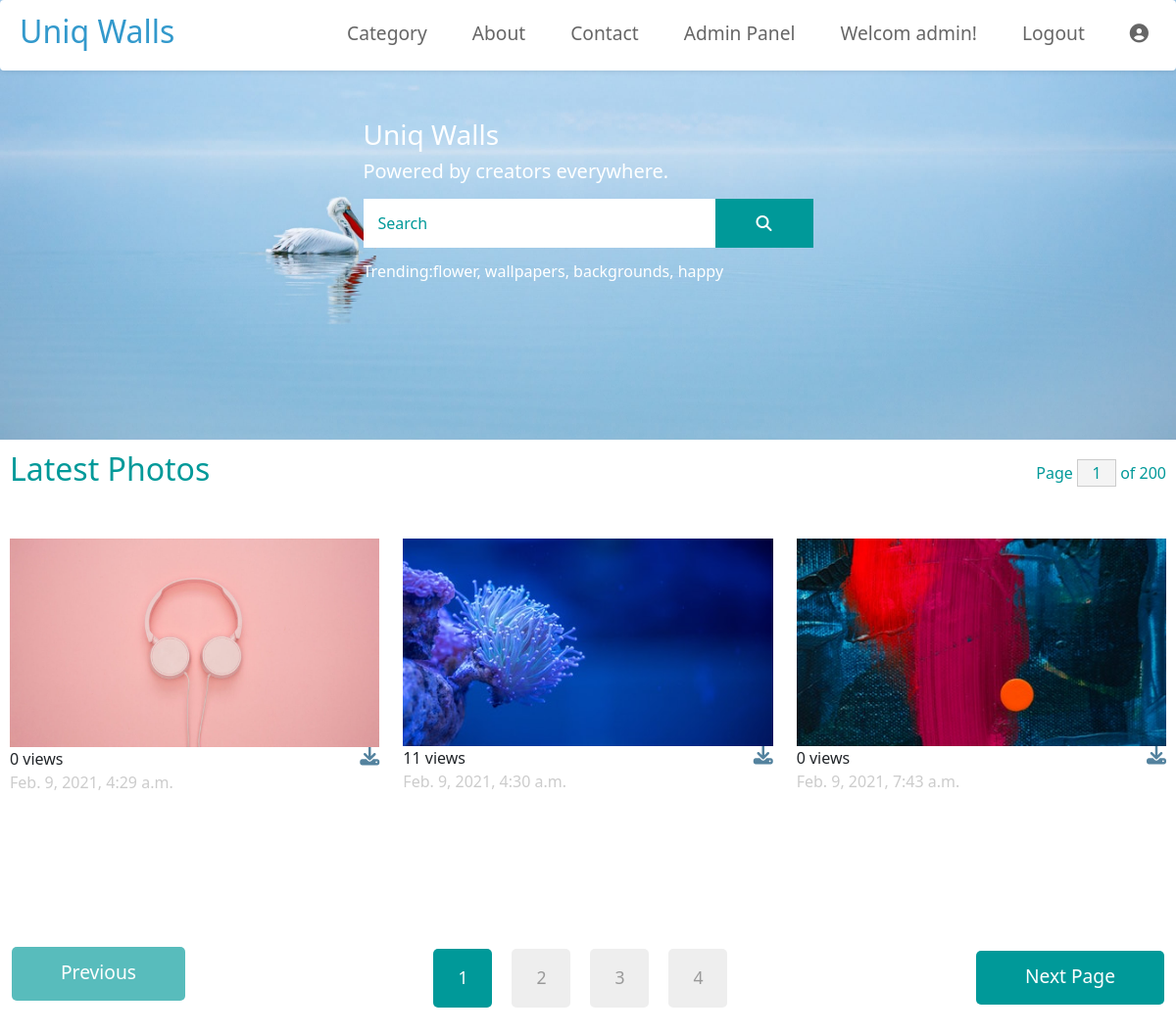
The app's page / (signed in) with its own data.
### UniqApp/models.py (models this page shows, shortened)
class Image(models.Model):
    image = models.ImageField(upload_to='dynamic_img')
    title = models.CharField(max_length=100)
    category = models.ForeignKey(Category, on_delete=models.CASCADE)
    date = models.DateTimeField(auto_now_add=True)
    view_count = models.PositiveIntegerField(default=0)

### UniqApp/views.py (the view)
# urls.py: path('', HomeView.as_view(), name="home"),
class HomeView(TemplateView):
    template_name = 'index.html'
    def get_context_data(self, **kwargs):
        context = super().get_context_data(**kwargs)
        context["images"] = Image.objects.all()
        return context

### templates/index.html (shortened to what this page needs)
{% extends 'base.html' %}
{% load static %}
{% block photos %}
<div class="tm-hero d-flex justify-content-center align-items-center" id="serch-div" data-parallax="scroll" id="banner">
    <form class="d-flex tm-search-form" id="search-form">
        <input class="form-control tm-search-input" type="search" placeholder="Search" aria-label="Search">
        <button class="btn btn-outline-info tm-search-btn" type="submit">
            <i class="fas fa-search"></i>
        </button>
        <h3 id="uniq-name">Uniq Walls</h3><br>
        <h5 id="motto">Powered by creators everywhere.</h5>
        <p id="trending">Trending:flower, wallpapers, backgrounds, happy</p>
    </form>
</div>
<div class="row mb-4" id="img-div">
    <h2 class="col-6 tm-text-primary">
        Latest Photos
    </h2>
    <div class="col-6 d-flex justify-content-end align-items-center">
        <form action="" class="tm-text-primary">
            Page <input type="text" value="1" size="1" class="tm-input-paging tm-text-primary"> of 200
        </form>
    </div>
</div>
<div class="row tm-mb-90 tm-gallery" id="img-div">
    {% for img in images %}
        <div class="col-xl-4 col-lg-4 col-md-6 col-sm-6 col-12 mb-5">
            <img src="{{ img.image.url }}" alt="Image" class="img-fluid">
            <a href="{% get_media_prefix %}{{ img.image }}" download="{{ img.title }}.jpg">
                <i style="float: right;" class="fas fa-download fa-lg mt-2"></i>
            </a>
            <span>{{ img.view_count }} views</span><br>
            <span class="tm-text-gray-light">{{ img.date }}</span>
        </div>
    {% endfor %}
</div>
<div class="container-fluid tm-container-content tm-mt-60">
        <div class="row tm-mb-90">
            <div class="col-12 d-flex justify-content-between align-items-center tm-paging-col">
                <a href="javascript:void(0);" class="btn btn-primary tm-btn-prev mb-2 disabled">Previous</a>
                <div class="tm-paging d-flex">
                    <a href="javascript:void(0);" class="active tm-paging-link">1</a>
                    <a href="javascript:void(0);" class="tm-paging-link">2</a>
                    <a href="javascript:void(0);" class="tm-paging-link">3</a>
                    <a href="javascript:void(0);" class="tm-paging-link">4</a>
                </div>
                <a href="javascript:void(0);" class="btn btn-primary tm-btn-next">Next Page</a>
            </div>
        </div>
    </div>
{% endblock %}

### templates/base.html (shortened to what this page needs)
<!DOCTYPE html>
{% load static %}
<html lang="en">
<head>
    <link rel="stylesheet" href="{% static 'css/bootstrap.min.css' %}">
    <link rel="stylesheet" href="{% static 'fontawesome/css/all.min.css' %}">
    <link rel="stylesheet" href="{% static 'css/templatemo-style.css' %}">
    <link rel="stylesheet" href="{% static 'https://use.fontawesome.com/releases/v5.7.0/css/all.css' %}">
</head>
<body>
    <nav class="navbar navbar-expand-lg shadow-sm p-2 mb-5 rounded" id="navbar">
        <div class="container-fluid">
            <a class="navbar-brand" href="{% url 'home' %}">
                <h2>Uniq Walls</h2>
            </a>
            <div class="collapse navbar-collapse" id="navbarSupportedContent">
                <ul class="navbar-nav ml-auto mb-2 mb-lg-0">
                    <li class="nav-item">
                        <a class="nav-link nav-link-1" aria-current="page" href="{% url 'category' %}">Category</a>
                    </li>
                    <li class="nav-item">
                        <a class="nav-link nav-link-3" href="{% url 'about' %}">About</a>
                    </li>
                    <li class="nav-item">
                        <a class="nav-link nav-link-4" href="{% url 'contact' %}">Contact</a>
                    </li>
                    <li class="nav-item">
                        <a class="nav-link nav-link-2" href="{% url 'adminpage' %}">Admin Panel</a>
                    </li>
                    {% if user.is_authenticated %}
                    <li class="nav-item">
                        <a class="nav-link nav-link-" href="">Welcom {{user}}!</a>
                    </li>
                    <li class="nav-item">
                        <a class="nav-link nav-link-4" href="{% url 'logout' %}">Logout</a>
                    </li>
                    <li class="nav-item">
                        <a class="nav-link nav-link-4" href="{% url 'accountsprofile' %}"><i class="fas fa-user-circle"></i></a>
                    </li>
                    {% else %}
                    <li class="nav-item">
                        <a class="nav-link nav-link-" href="{% url 'login' %}"><button type="button" class="btn btn-info rounded-pill text-light">Signin</button></a>
                    </li>
                    {% endif %}
                </ul>
            </div>
        </div>
    </nav>
    {% block photos %}
    {% endblock %}
</body>
</html>

### templates/assets/css/templatemo-style.css (style rules this page uses)
p { line-height: 1.8; }
a { text-decoration: none; transition: all 0.3s ease; }
.container-fluid { max-width: 1770px; }
.btn { border-radius: 0; }
.btn-primary { background-color: #009999; border: 0; border-radius: 5px; padding: 12px 50px 14px; font-size: 1.2rem; }
.btn-primary.disabled, .btn-primary:disabled { background-color: #009999; pointer-events: all; cursor: not-allowed; }
.form-control { padding: 10px 20px; width: 100%; height: auto; }
.navbar-brand { color: #3399CC; font-size: 1.6rem; }
.tm-hero { min-height: 200px; background: transparent; }
.tm-mt-60 { margin-top: 60px; }
.tm-mb-90 { margin-bottom: 90px; }
.tm-text-primary { color: #009999; }
.tm-input-paging { width: 40px; border-radius: 0; border: 1px solid #CCCCCC; background: #f4f4f4; text-align: center; }
.nav-item { margin-right: 30px; }
.nav-item:last-child { margin-right: 0; }
.nav-link { color: #666666; border-bottom: 4px solid transparent; font-size: 1.2rem; }
.tm-search-input { width: 360px; border-radius: 0; padding: 12px 15px; color: #009999; border: none; }
.tm-search-input::placeholder { color: #009999; opacity: 1; }
.tm-search-btn { color: white; background-color: #009999; border: none; width: 100px; height: 50px; margin-left: -1px; }
p, .tm-text-gray { color: #999; }
.tm-text-gray-light { color: #CCC; }
.tm-paging-link { display: flex; justify-content: center; align-items: center; width: 60px; height: 60px; font-size: 1.1rem; color: #999; background-color: #EEEEEE; margin: 10px; border-radius: 5px; text-decoration: none; transition: all 0.3s ease; }
.tm-paging-link:hover, .tm-paging-link.active { background-color: #009999; color: #fff; }
.form-control, input:-internal-autofill-selected, select:not([multiple]) { color: #009999 !important; }
.form-control::placeholder { color: #009999; opacity: 1; }

### templates/index.html (style rules this page uses)
#uniq-name { position: absolute; margin-top: -82px; color: rgb(255, 255, 255); z-index: 10; }
#motto { position: absolute; margin-top: -40px; color: rgb(255, 255, 255); }
#trending { position: absolute; color: rgb(255, 255, 255); margin-top: 60px; }
#search-form { position: absolute; margin-top: 60px; margin-top: 5px; }
#img-div { padding: 10px; }
.fa-download { color: rgba(1, 71, 112, 0.678); }

### templates/base.html (style rules this page uses)
#navbar { position: fixed; z-index: 0; background-color: rgb(255, 255, 255); width: 100%; z-index: 99; }

### records on screen
Image: image (picture), view_count "0", date "Feb. 9, 2021, 4:29 a.m."
Image: image (picture), view_count "11", date "Feb. 9, 2021, 4:30 a.m."
Image: image (picture), view_count "0", date "Feb. 9, 2021, 7:43 a.m."

### other values on screen
{{ user }} "admin"
